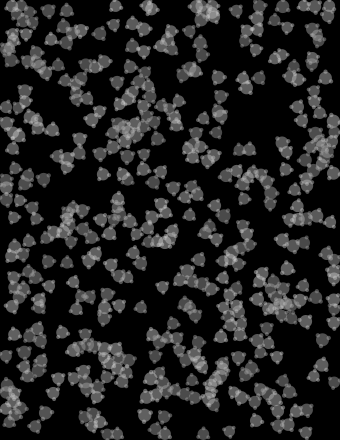
Frame 1 (no input)
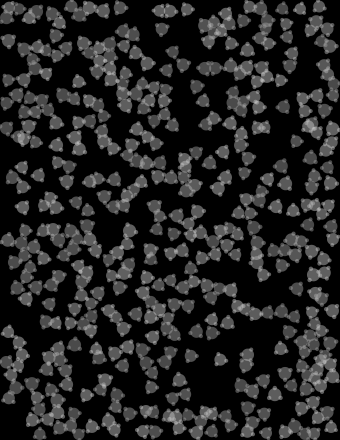
Frame 60 (the mouse pressed at the canvas centre just before this capture)
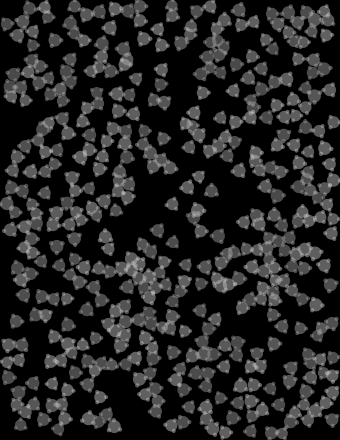
Frame 120 (the mouse held since frame 60 and released just before this capture)

The Processing sketch that drew these frames (run headless with seeded random() and noise(); from frame 60 on, the mouse is pressed at the canvas centre):

// Processing sketch: processing_164433
// ── processing_164433.pde

int numBalls = 450;
float spring = 1.5;
float gravity = 0.00;
float friction = -0.9;

float fr2 = 0.99;
float att_a = 90.0;
float att_r = 100.0;
float int_rad = 30.5;
float entr_p = 2*(1-fr2);

Ball[] balls = new Ball[numBalls];

void setup() {
  size(340, 440);
  for (int i = 0; i < numBalls; i++) {
    balls[i] = new Ball(random(width), random(height), random(5, 7), i, balls);
    balls[i].impulse(0.1 * rndQ(), 5.0 * rndQ());
  }
  noStroke();
  fill(255, 204);
}

void draw() {
  background(0);
  for (int i = 0; i < numBalls; i++) {
    balls[i].collide();
    balls[i].move();
    balls[i].display(i);
  }
}

class Ball {

  float x, y;
  float diameter;
  float m;
  float px = 0;
  float py = 0;
  float theta = 1.0 * random(360.0);
  int id;
  Ball[] others;

  Ball(float xin, float yin, float min, int idin, Ball[] oin) {
    x = xin;
    y = yin;
    m = min;
    diameter = 5 * sqrt(m);
    id = idin;
    others = oin;
  } 

  void collide() {
    for (int i = id + 1; i < numBalls; i++) {
      float dx = others[i].x - x;
      float dy = others[i].y - y;
      float dist = sqrt(dx*dx + dy*dy);
      float minDist = others[i].diameter/2 + diameter/2;
      if (dist < minDist) { 
        float angle = atan2(dy, dx);
        float targetX = x + cos(angle) * minDist;
        float targetY = y + sin(angle) * minDist;
        float Fx = (targetX - others[i].x) * spring;
        float Fy = (targetY - others[i].y) * spring;
        px -= Fx;
        py -= Fy;
        others[i].px += Fx;
        others[i].py += Fy;
        px = fr2 * (px - others[i].px) + others[i].px;
        py = fr2 * (py - others[i].py) + others[i].py;
      }
      if (dist < minDist + int_rad) {
        float angle = atan2(dy, dx);
        float a_1 = theta - angle;
        float a_2 = others[i].theta - (angle-180);
        float U = (cos(3*a_1*PI/180) + 0) * (cos(3*a_2*PI/180) + 0);
        float gradU1 = -3 * sin(3*a_1*PI/180) * (cos(3*a_2*PI/180)+0);
        float gradU2 = -3 * sin(3*a_2*PI/180) * (cos(3*a_1*PI/180)+0);
        theta += gradU1 * att_a / (m * dist*dist + 20);
        others[i].theta += gradU2 * att_a / (others[i].m * dist*dist + 20);
        float F_att = att_r * U / (dist*dist + 36);
        float Fx = cos(angle) * F_att;
        float Fy = sin(angle) * F_att;
        px += Fx;
        py += Fy;
        others[i].px -= Fx;
        others[i].py -= Fy;
      }
    }
    impulse( m * entr_p * rndQ(), m * entr_p * rndQ() );
    float dx = mouseX - x;
    float dy = mouseY - y;
    float distance = sqrt(dx*dx + dy*dy);
    if ( mousePressed && (distance < 50) ) {
      impulse( 0.5 * m * rndQ(), 0.5 * m * rndQ() ); 

      //impulse( 0.5 * dx /(distance + 1), 0.5 * dy /(distance + 1) );
    }
  }

  void move() {
    py += gravity*m;
    x += px/m;
    y += py/m;
    if (x + diameter/2 > width) {
      x = width - diameter/2;
      px *= friction;
    } else if (x - diameter/2 < 0) {
      x = diameter/2;
      px *= friction;
    }
    if (y + diameter/2 > height) {
      y = height - diameter/2;
      py *= friction;
    } else if (y - diameter/2 < 0) {
      y = diameter/2;
      py *= friction;
    }
  }

  void impulse(float i_x, float i_y) {
    px += i_x;
    py += i_y;
  }

  void display(int i) {
    fill(180 + 24*sin(i*1.1), 120);
    ellipse(x, y, diameter, diameter);
    ellipse(x + diameter * cos(theta * PI/180)/2, y + diameter * sin(theta * PI/180)/2, diameter/3, diameter/3);
    ellipse(x + diameter * cos((theta+120) * PI/180)/2, y + diameter * sin((theta+120) * PI/180)/2, diameter/3, diameter/3);
    ellipse(x + diameter * cos((theta-120) * PI/180)/2, y + diameter * sin((theta-120) * PI/180)/2, diameter/3, diameter/3);
  }
}// end class

void keyPressed() {
  if (key == CODED) {
    if (keyCode == UP)
      entr_p += 0.5*(1-fr2);
    if (keyCode == DOWN)
      entr_p -= 0.5*(1-fr2);
    if (keyCode == LEFT)
      int_rad -= 0.5;
    if (keyCode == RIGHT)
      int_rad += 0.5;
  }
  println("entr_p: "+ entr_p/(1-fr2));
  println("int_rad: "+ int_rad);
}

float rndQ() {
  return 0.02*random(100)-1.0;
}
